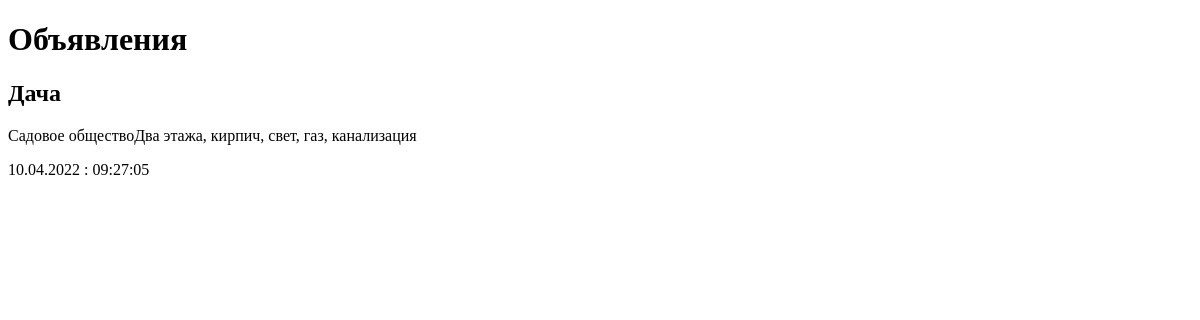
Page /madboard/ on the earlier database version.
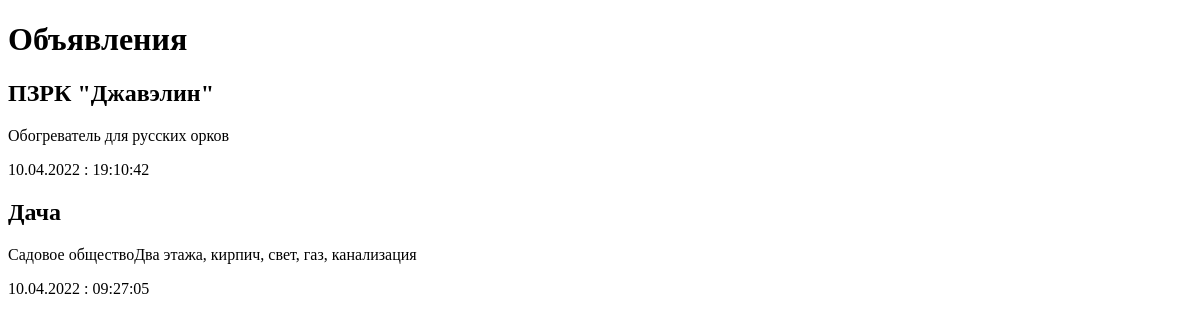
Same page on the later database version.
### madboard/models.py (models this page shows)
class Mb(models.Model):
    title = models.CharField(max_length=50)
    content = models.TextField(null=True, blank=True)
    price = models.FloatField(null=True, blank=True)
    published = models.DateTimeField(auto_now_add=True, db_index=True)

### madboard/views.py (the view)
# urls.py: path('', index),
def index(request):
    template = loader.get_template('madboard/index.html')
    mbs = Mb.objects.order_by('-published')
    context = {'mbs': mbs}
    return HttpResponse(template.render(context, request))

### madboard/templates/madboard/index.html (shortened to what this page needs)
<!DOCTYPE html>
<html lang="ru">
<head>
</head>
<body>
    <h1>Объявления</h1>
    {%  for mb in mbs %}
    <div>
        <h2>{{ mb.title }}</h2>
        <p>{{ mb.content }}</p>
        <p>{{ mb.published|date:"d.m.Y : H:i:s"}}</p>
    </div>
    {% endfor %}
</body>
</html>

Differences in the rows shown:
added Mb: title "ПЗРК \"Джавэлин\"", content "Обогреватель для русских орков", published "10.04.2022 : 19:10:42"
